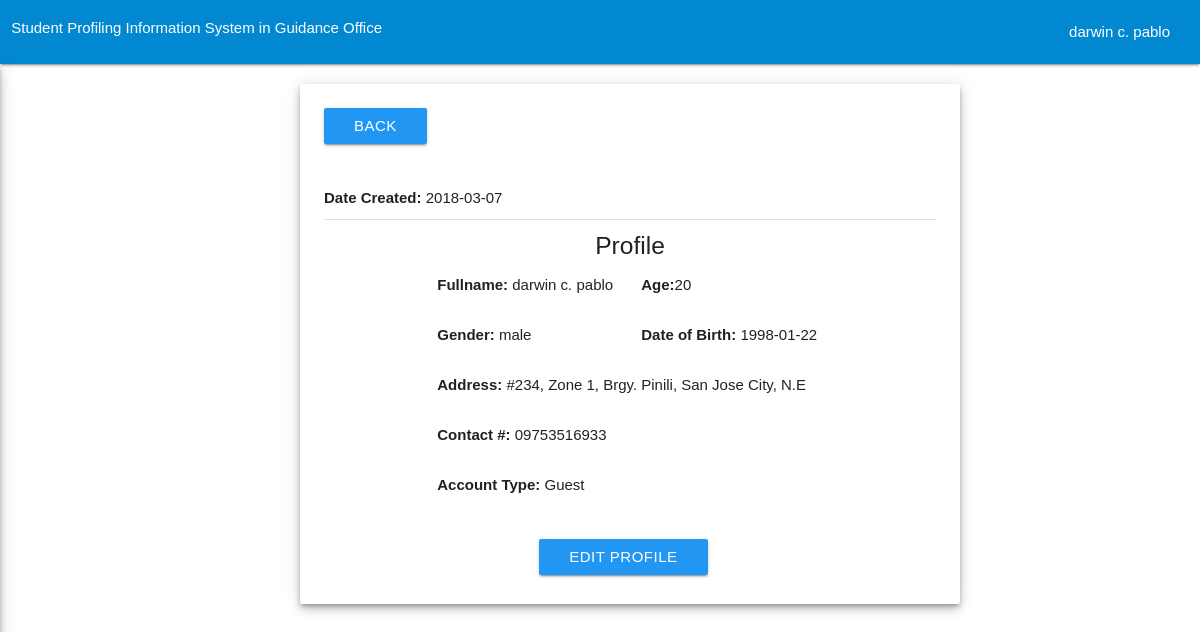
Screenshot of /guest/guest_profile.php (signed in) with the database file from the repository.
### tables this page shows
CREATE TABLE `accounts` (
  `id` int(255) NOT NULL,
  `username` varchar(255) NOT NULL,
  `password` varchar(255) NOT NULL,
  `user_type` int(2) NOT NULL,
  `sec_question` varchar(255) NOT NULL,
  `sec_ans` varchar(255) NOT NULL,
  `fullname` varchar(255) NOT NULL,
  `dob` date NOT NULL,
  `gender` varchar(8) NOT NULL,
  `address` varchar(255) NOT NULL,
  `cp_no` varchar(255) NOT NULL,
  `date_created` date NOT NULL,
  `status` int(2) NOT NULL
);

### guest/guest_profile.php (the view, shortened to what this page needs)
<?php
include '../database/db.php';
if(isset($_SESSION['user_type'])== 3){
$query1= mysqli_query($con,"SELECT * FROM accounts WHERE `username`='".$_SESSION['username']."' AND `user_type`= 3 ");
$arr1 = mysqli_fetch_array($query1);
$num1 = mysqli_num_rows($query1);
$dateOfBirth = $arr1['dob'];
$today = date("Y-m-d");
$diff = date_diff(date_create($dateOfBirth), date_create($today));
if($num1==1){
?>
<!DOCTYPE html>
<html>
	<head>
		<link type="text/css" rel="stylesheet" href="../assets/css/materialize.min.css"  media="screen,projection"/>
		<link type="text/css" rel="stylesheet" href="../assets/css/custom.css"  media="screen,projection"/>
		<link type="text/css" rel="stylesheet" href="../assets/css/custom2.css"  media="screen,projection"/>
	</head>
	<body>
		<?php include'nav_top.php';?>
	<div class="card-panel profile-content z-depth-3">
<div class="row">
				<a href="guest_dashboard.php">
					<div class="btn blue">
						<span class="white-text">Back</span>
					</div>
				</a>
			</div>
			<br>
			<span><b>Date Created:</b> <?php echo  $arr1['date_created'];?></span>
			<br>
			<div class="divider" style="margin-top:10px;"></div>
			<h5 class="center">Profile</h5>
			<div class="row">
				<h6 class="col s8 push-s2"><b>Fullname:</b> <?php echo $arr1['fullname'];?></h6>
				<h6 class="col s3 pull-s2"><b>Age:</b><?php echo $diff->format('%y');?></h6>
			</div>
			<div class="row">
				<h6 class="col s4 push-s2"><b>Gender:</b> <?php echo $arr1['gender'];?></h6>
				<h6 class="col s6 push-s2"><b>Date of Birth:</b> <?php echo $arr1['dob'];?></h6>
			</div>
			<div class="row">
				<h6 class="col s8 push-s2"><b>Address:</b> <?php echo $arr1['address'];?></h6>
			</div>
			<div class="row">
				<h6 class="col s8 push-s2"><b>Contact #:</b> <?php echo $arr1['cp_no'];?></h6>
			</div>
			<div class="row">
					<?php
						if ($arr1['user_type'] == 2 ){
							$account = 'User';
						 }elseif ($arr1['user_type'] == 3 ) {
						  	$account = 'Guest';
						  }
					  ?>
					<h6 class="col s8 push-s2"><b>Account Type:</b> <?php echo $account;?></h6>
			</div>
			<div class="row">
			<div class=" col s4 push-s4" style="margin-top:20px;">
				<a href="guest_profile.php?edit=1&id=<?php echo $arr1["id"];?>">
							<div class="btn waves-effect waves-light blue">Edit Profile
					</div>
				</a>
			</div>
			</div>
	</div>
	<?php
		}else{
			header ("location:../index.php");
			}
		}else{
			header ("location:../index.php");
		}
	?>
	</body>
</html>

### assets/css/custom.css (style rules this page uses)
@media (min-width: 321px) { html { font-family: GillSans, Calibri, Trebuchet, sans-serif; ; } }
@media (min-width: 321px) { a { text-decoration: none; } }
@media (min-width: 321px) { .profile-content { margin-top:20px; width:70%; margin-left: 15%; height:520px; } }
@media (min-width: 767px) { html { font-family: GillSans, Calibri, Trebuchet, sans-serif; ; } }
@media (min-width: 767px) { a { text-decoration: none; } }
@media (min-width: 767px) { .profile-content { margin-top:20px; width:70%; margin-left: 15%; height:520px; } }
@media (min-width: 768px) { html { font-family: GillSans, Calibri, Trebuchet, sans-serif; ; } }
@media (min-width: 768px) { a { text-decoration: none; } }
@media (min-width: 768px) { .profile-content { margin-top:20px; width:70%; margin-left: 15%; height:520px; } }
@media (min-width: 992px) { html { font-family: GillSans, Calibri, Trebuchet, sans-serif; ; } }
@media (min-width: 992px) { a { text-decoration: none; } }
@media (min-width: 992px) { .profile-content { margin-top:20px; width:55%; margin-left: 25%; height:520px; } }
@media (min-width: 1200px) { html { font-family: GillSans, Calibri, Trebuchet, sans-serif; ; } }
@media (min-width: 1200px) { a { text-decoration: none; } }
@media (min-width: 1200px) { .profile-content { margin-top:20px; width:55%; margin-left: 25%; height:520px; } }

### rows the page displays
accounts: date_created "2018-03-07", fullname "darwin c. pablo", dob "20", gender "male", dob "1998-01-22", address "#234, Zone 1, Brgy. Pinili, San Jose City, N.E", cp_no "09753516933", user_type "Guest"

### other values shown
$_SESSION['fullname'] "darwin c. pablo"
